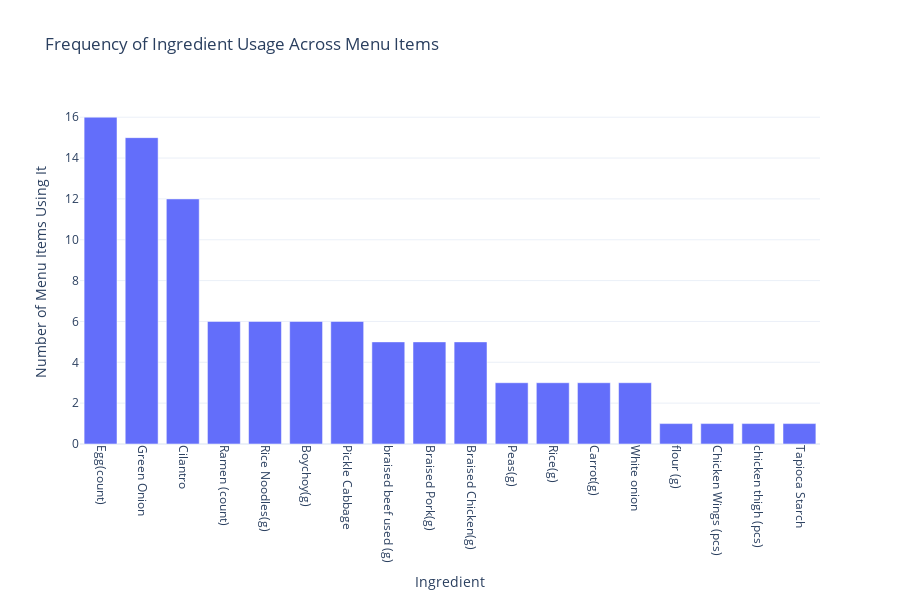

Notebook code cell kept with this figure:
### Code cell
# === Frequency of Ingredient Usage Across Menu Items ===
ingredientCount = long_df['Ingredient'].value_counts().reset_index()
ingredientCount.columns = ['Ingredient', 'UsageCount']

fig1 = px.bar(
    ingredientCount,
    x='Ingredient',
    y='UsageCount',
    title="Frequency of Ingredient Usage Across Menu Items",
    labels={'UsageCount': 'Number of Menu Items Using It'},
)
fig1.update_layout(
    xaxis_tickangle=90,
    template='plotly_white',
    height=600
)
fig1.show()

### Figure 1 — Plotly figure (JSON) as saved in the notebook; plotly's stock layout.template omitted (floating-point values rounded to 4 significant figures)
{"data": [{"alignmentgroup": "True", "hovertemplate": "Ingredient=%{x}<br>Number of Menu Items Using It=%{y}<extra></extra>", "legendgroup": "", "marker": {"color": "#636efa", "pattern": {"shape": ""}}, "name": "", "offsetgroup": "", "orientation": "v", "showlegend": false, "textposition": "auto", "type": "bar", "x": ["Egg(count)", "Green Onion", "Cilantro", "Ramen (count)", "Rice Noodles(g)", "Boychoy(g)", "Pickle Cabbage", "braised beef used (g)", "Braised Pork(g)", "Braised Chicken(g)", "Peas(g)", "Rice(g)", "Carrot(g)", "White onion", "flour (g)", "Chicken Wings (pcs)", "chicken thigh (pcs)", "Tapioca Starch"], "xaxis": "x", "y": [16, 15, 12, 6, 6, 6, 6, 5, 5, 5, 3, 3, 3, 3, 1, 1, 1, 1], "yaxis": "y"}], "layout": {"barmode": "relative", "height": 600, "legend": {"tracegroupgap": 0}, "title": {"text": "Frequency of Ingredient Usage Across Menu Items"}, "xaxis": {"anchor": "y", "domain": [0, 1], "tickangle": 90, "title": {"text": "Ingredient"}}, "yaxis": {"anchor": "x", "domain": [0, 1], "title": {"text": "Number of Menu Items Using It"}}}}
